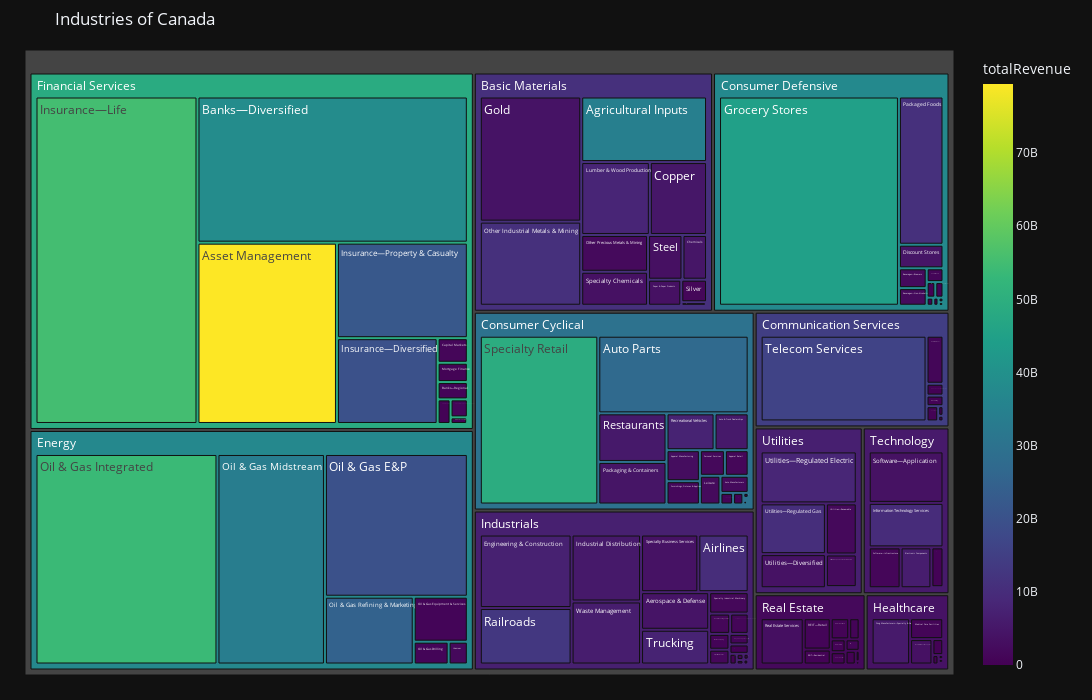

Write notebook code for a chart like this one.
### Markdown cell above
### Main sector and public companies in Canada

### Code cell
# !pip install plotly_express==0.4.0
import plotly.express as px

df_companies = pd.read_excel(r'C:\Users\Admin\Desktop\Planeamiento\0. Resumes\2. Professions\Portfolio\Business_Analysis\yahoo_finance_companies.xlsx',index_col=0)
df_companies = df_companies.drop_duplicates(subset =['longName'], keep = 'first')

df_companies['sector'] = df_companies['sector'].fillna('Others')
df_companies['state'] = df_companies['state'].fillna('Others')
df_companies['industry'] = df_companies['industry'].fillna('Others')
df_companies['totalRevenue'] = df_companies['totalRevenue'].fillna(0)
df_companies['totalRevenue'] = df_companies['totalRevenue'].astype(float)

#Segmetation
df_companies = df_companies[(df_companies['country'] == 'Canada')]
df_companies = df_companies[(df_companies['totalRevenue'] !=0) ]

fig = px.treemap(df_companies,
                 path=['sector','industry'],
                 values='totalRevenue',
                 color='totalRevenue',
                 color_continuous_scale='Viridis',
                )

fig.update_layout(width=1400, height=700,)
fig.update_layout(margin = dict(t=50, l=25, r=25, b=25))

fig.update_layout(template='plotly_dark', title="Industries of Canada")

fig.show()

### Figure 1 — Plotly figure (JSON) as saved in the notebook; plotly's stock layout.template omitted (floating-point values rounded to 4 significant figures; data arrays with more than 128 entries replaced by an {"elided": "..."} marker saying what was removed)
{"data": [{"branchvalues": "total", "customdata": {"elided": "143x1 float values"}, "domain": {"x": [0, 1], "y": [0, 1]}, "hovertemplate": "labels=%{label}<br>totalRevenue_sum=%{value}<br>parent=%{parent}<br>id=%{id}<br>totalRevenue=%{color}<extra></extra>", "ids": {"elided": "143 str values"}, "labels": {"elided": "143 str values"}, "marker": {"coloraxis": "coloraxis", "colors": {"elided": "143 float values"}}, "name": "", "parents": {"elided": "143 str values"}, "type": "treemap", "values": {"elided": "143 int values"}}], "layout": {"coloraxis": {"colorbar": {"title": {"text": "totalRevenue"}}, "colorscale": [[0, "#440154"], [0.1111, "#482878"], [0.2222, "#3e4989"], [0.3333, "#31688e"], [0.4444, "#26828e"], [0.5556, "#1f9e89"], [0.6667, "#35b779"], [0.7778, "#6ece58"], [0.8889, "#b5de2b"], [1, "#fde725"]]}, "height": 700, "legend": {"tracegroupgap": 0}, "margin": {"b": 25, "l": 25, "r": 25, "t": 50}, "title": {"text": "Industries of Canada"}, "width": 1400}}
